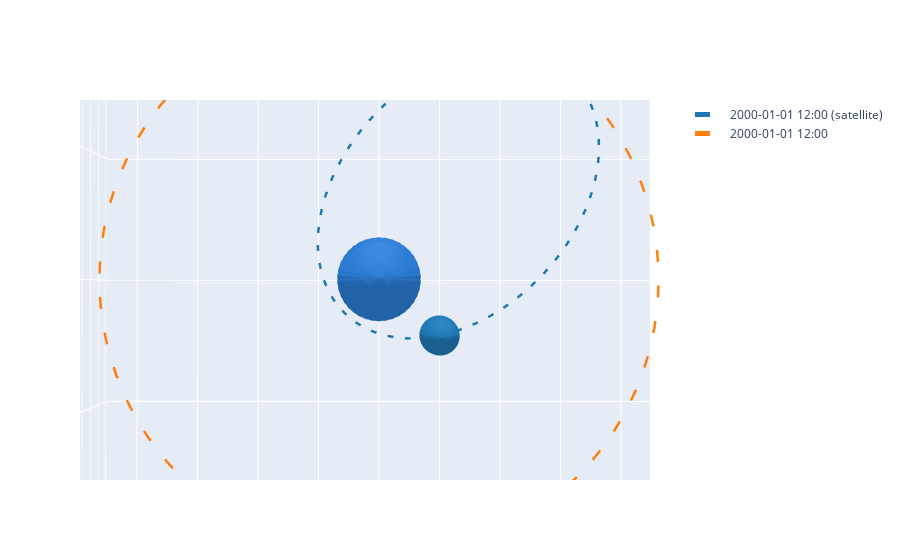

Write notebook code for a chart like this one.
### Code cell
from poliastro.plotting import OrbitPlotter3D

frame = OrbitPlotter3D()

frame.plot(orb, label="satellite")
frame.plot(stationary, lable)

### Figure 1 — Plotly figure (JSON) as saved in the notebook; plotly's stock layout.template omitted (floating-point values rounded to 4 significant figures; data arrays with more than 128 entries replaced by an {"elided": "..."} marker saying what was removed)
{"data": [{"cauto": false, "cmax": 1, "cmin": 1, "colorscale": [[0, "#2a7bd1"], [1, "#2a7bd1"]], "name": "Earth", "showscale": false, "type": "surface", "x": {"elided": "20x20 float values"}, "y": {"elided": "20x20 float values"}, "z": {"elided": "20x20 float values"}}, {"line": {"color": "rgb(31, 119, 180)", "dash": "dash", "width": 5}, "mode": "lines", "name": "2000-01-01 12:00 (satellite)", "type": "scatter3d", "x": {"elided": "150 float values"}, "y": {"elided": "150 float values"}, "z": {"elided": "150 float values"}}, {"cauto": false, "cmax": 1, "cmin": 1, "colorscale": [[0, "rgb(31, 119, 180)"], [1, "rgb(31, 119, 180)"]], "name": "2000-01-01 12:00 (satellite)", "showscale": false, "type": "surface", "x": {"elided": "20x20 float values"}, "y": {"elided": "20x20 float values"}, "z": {"elided": "20x20 float values"}}, {"cauto": false, "cmax": 1, "cmin": 1, "colorscale": [[0, "#2a7bd1"], [1, "#2a7bd1"]], "name": "Earth", "showscale": false, "type": "surface", "x": {"elided": "20x20 float values"}, "y": {"elided": "20x20 float values"}, "z": {"elided": "20x20 float values"}}, {"cauto": false, "cmax": 1, "cmin": 1, "colorscale": [[0, "#2a7bd1"], [1, "#2a7bd1"]], "name": "Earth", "showscale": false, "type": "surface", "x": {"elided": "20x20 float values"}, "y": {"elided": "20x20 float values"}, "z": {"elided": "20x20 float values"}}, {"line": {"color": "rgb(255, 127, 14)", "dash": "dash", "width": 5}, "mode": "lines", "name": "2000-01-01 12:00", "type": "scatter3d", "x": {"elided": "150 float values"}, "y": {"elided": "150 float values"}, "z": {"elided": "150 int values"}}, {"cauto": false, "cmax": 1, "cmin": 1, "colorscale": [[0, "rgb(255, 127, 14)"], [1, "rgb(255, 127, 14)"]], "name": "2000-01-01 12:00", "showscale": false, "type": "surface", "x": {"elided": "20x20 float values"}, "y": {"elided": "20x20 float values"}, "z": {"elided": "20x20 float values"}}, {"cauto": false, "cmax": 1, "cmin": 1, "colorscale": [[0, "#2a7bd1"], [1, "#2a7bd1"]], "name": "Earth", "showscale": false, "type": "surface", "x": {"elided": "20x20 float values"}, "y": {"elided": "20x20 float values"}, "z": {"elided": "20x20 float values"}}], "layout": {"autosize": true, "scene": {"aspectmode": "data", "aspectratio": {"x": 1.928, "y": 1.858, "z": 0.2792}, "camera": {"center": {"x": 0, "y": 0, "z": 0}, "eye": {"x": 0.001491, "y": 6.43e-07, "z": 1.434}, "projection": {"type": "perspective"}, "up": {"x": 0.001036, "y": -0.001035, "z": 1.0}}, "xaxis": {"title": {"text": "x (km)"}, "type": "linear"}, "yaxis": {"title": {"text": "y (km)"}, "type": "linear"}, "zaxis": {"title": {"text": "z (km)"}, "type": "linear"}}}}
